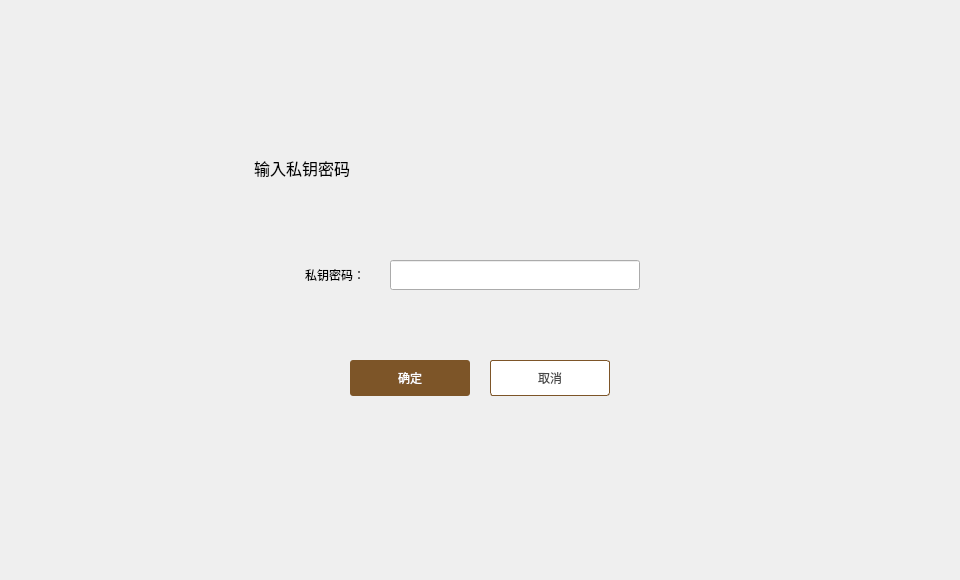
<?xml version="1.0" encoding="UTF-8"?>
<ui version="4.0">
 <class>ImportEnterPwdDialog</class>
 <widget class="QDialog" name="ImportEnterPwdDialog">
  <property name="geometry">
   <rect>
    <x>0</x>
    <y>0</y>
    <width>960</width>
    <height>580</height>
   </rect>
  </property>
  <property name="windowTitle">
   <string>Dialog</string>
  </property>
  <widget class="QWidget" name="widget" native="true">
   <property name="geometry">
    <rect>
     <x>0</x>
     <y>0</y>
     <width>960</width>
     <height>580</height>
    </rect>
   </property>
   <widget class="QWidget" name="containerWidget" native="true">
    <property name="geometry">
     <rect>
      <x>230</x>
      <y>140</y>
      <width>500</width>
      <height>300</height>
     </rect>
    </property>
    <property name="font">
     <font>
      <family>微软雅黑</family>
     </font>
    </property>
    <widget class="QLabel" name="contactLabel2">
     <property name="geometry">
      <rect>
       <x>24</x>
       <y>17</y>
       <width>171</width>
       <height>21</height>
      </rect>
     </property>
     <property name="font">
      <font>
       <family>微软雅黑</family>
       <pointsize>12</pointsize>
      </font>
     </property>
     <property name="styleSheet">
      <string notr="true"/>
     </property>
     <property name="text">
      <string>输入私钥密码</string>
     </property>
    </widget>
    <widget class="QToolButton" name="cancelBtn">
     <property name="geometry">
      <rect>
       <x>260</x>
       <y>220</y>
       <width>120</width>
       <height>36</height>
      </rect>
     </property>
     <property name="font">
      <font>
       <family>微软雅黑</family>
      </font>
     </property>
     <property name="cursor">
      <cursorShape>PointingHandCursor</cursorShape>
     </property>
     <property name="focusPolicy">
      <enum>Qt::NoFocus</enum>
     </property>
     <property name="styleSheet">
      <string notr="true">QToolButton{background-color:#ffffff;color:#484848;border:1px solid rgb(125,85,40);border-radius:3px;}
QToolButton:hover{color:rgb(125,85,40);}</string>
     </property>
     <property name="text">
      <string>取消</string>
     </property>
    </widget>
    <widget class="QToolButton" name="okBtn">
     <property name="geometry">
      <rect>
       <x>120</x>
       <y>220</y>
       <width>120</width>
       <height>36</height>
      </rect>
     </property>
     <property name="font">
      <font>
       <family>微软雅黑</family>
      </font>
     </property>
     <property name="cursor">
      <cursorShape>PointingHandCursor</cursorShape>
     </property>
     <property name="focusPolicy">
      <enum>Qt::NoFocus</enum>
     </property>
     <property name="styleSheet">
      <string notr="true">QToolButton{background-color:rgb(125,85,40);color:#ffffff;border:none;border-radius:3px;}
QToolButton:hover{background-color:rgb(125,87,180);}
QToolButton:disabled{background-color:#cecece;}</string>
     </property>
     <property name="text">
      <string>确定</string>
     </property>
    </widget>
    <widget class="QLabel" name="tipLabel2">
     <property name="geometry">
      <rect>
       <x>335</x>
       <y>220</y>
       <width>151</width>
       <height>16</height>
      </rect>
     </property>
     <property name="styleSheet">
      <string notr="true">color: rgb(255, 0, 0);</string>
     </property>
     <property name="text">
      <string/>
     </property>
    </widget>
    <widget class="QLabel" name="label_9">
     <property name="geometry">
      <rect>
       <x>55</x>
       <y>120</y>
       <width>80</width>
       <height>30</height>
      </rect>
     </property>
     <property name="font">
      <font>
       <family>微软雅黑</family>
       <stylestrategy>PreferDefault</stylestrategy>
      </font>
     </property>
     <property name="text">
      <string>私钥密码：</string>
     </property>
     <property name="alignment">
      <set>Qt::AlignRight|Qt::AlignTrailing|Qt::AlignVCenter</set>
     </property>
    </widget>
    <widget class="QLabel" name="tipLabel">
     <property name="geometry">
      <rect>
       <x>335</x>
       <y>165</y>
       <width>151</width>
       <height>16</height>
      </rect>
     </property>
     <property name="styleSheet">
      <string notr="true">color: rgb(255, 0, 0);</string>
     </property>
     <property name="text">
      <string/>
     </property>
    </widget>
    <widget class="QLineEdit" name="pkPwdLineEdit">
     <property name="geometry">
      <rect>
       <x>160</x>
       <y>120</y>
       <width>250</width>
       <height>30</height>
      </rect>
     </property>
     <property name="font">
      <font>
       <family>微软雅黑</family>
      </font>
     </property>
     <property name="contextMenuPolicy">
      <enum>Qt::DefaultContextMenu</enum>
     </property>
     <property name="echoMode">
      <enum>QLineEdit::Password</enum>
     </property>
    </widget>
   </widget>
  </widget>
 </widget>
 <resources/>
 <connections/>
</ui>
